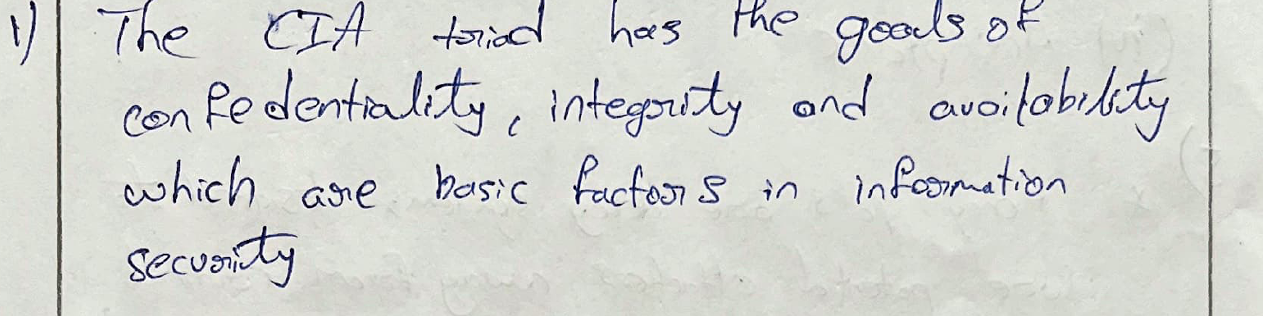
#> input picture Segmented images/1.png, 1263 x 316 px, given in place of 1.jpg, which was not available
$ jupyter execute --allow-errors elastic_trans_test.ipynb   (shell and % lines are left out)
#> lines starting #> are read from the running program, lines starting #| are printed output that depends on the picture; after the words box and inside, x2 and y2 are one past the last pixel; in counts of white or black regions, pixels touching at a corner belong together; pictures that were not available may be replaced by others from this repository, and a replacement may not be noted
[cell 1]
import numpy as np
import pandas as pd
import cv2
from scipy.ndimage.interpolation import map_coordinates
from scipy.ndimage.filters import gaussian_filter
import matplotlib.pyplot as plt
import tifffile as tiff

[cell 2]
def elastic_transform(image, alpha, sigma, alpha_affine, random_state=None):
    """Elastic deformation of images as described in [Simard2003]_ (with modifications).
    .. [Simard2003] Simard, Steinkraus and Platt, "Best Practices for
         Convolutional Neural Networks applied to Visual Document Analysis", in
         Proc. of the International Conference on Document Analysis and
         Recognition, 2003.

     Based on https://gist.github.com/erniejunior/601cdf56d2b424757de5
    """
    if random_state is None:
        random_state = np.random.RandomState(None)

    shape = image.shape
    shape_size = shape[:2]

    # Random affine
    center_square = np.float32(shape_size) // 2
    square_size = min(shape_size) // 3
    pts1 = np.float32([center_square + square_size, [center_square[0]+square_size, center_square[1]-square_size], center_square - square_size])
    pts2 = pts1 + random_state.uniform(-alpha_affine, alpha_affine, size=pts1.shape).astype(np.float32)
    M = cv2.getAffineTransform(pts1, pts2)
    image = cv2.warpAffine(image, M, shape_size[::-1], borderMode=cv2.BORDER_CONSTANT)

    dx = gaussian_filter((random_state.rand(*shape) * 2 - 1), sigma) * alpha
    dy = gaussian_filter((random_state.rand(*shape) * 2 - 1), sigma) * alpha
    dz = np.zeros_like(dx)

    x, y, z = np.meshgrid(np.arange(shape[1]), np.arange(shape[0]), np.arange(shape[2]))
    indices = np.reshape(y+dy, (-1, 1)), np.reshape(x+dx, (-1, 1)), np.reshape(z, (-1, 1))

    return map_coordinates(image, indices, order=1, mode='nearest').reshape(shape)

[cell 3]
def draw_grid(im, grid_size):
    # Draw grid lines
    for i in range(0, im.shape[1], grid_size):
        cv2.line(im, (i, 0), (i, im.shape[0]), color=(0,))
    for j in range(0, im.shape[0], grid_size):
        cv2.line(im, (0, j), (im.shape[1], j), color=(0,))

# Load images
im = cv2.imread("1.jpg", -1)
#> im is the input picture: shape (316, 1263, 3); mean B, G, R 208.6, 213.3, 211.3
im_mask = cv2.imread("1.tiff", -1)
print(im.shape, im_mask.shape)
#| (316, 1263, 3) (316, 1263, 3)
plt.figure(figsize=(12,6))
plt.subplot(121)
plt.imshow(im,cmap='brg')
plt.subplot(122)
plt.imshow(im_mask,cmap='gray')
plt.show()
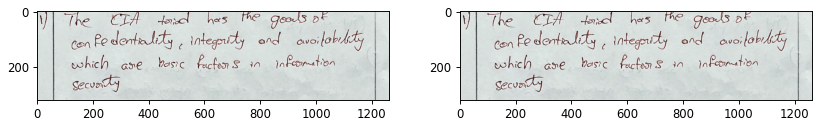
#> figure drawn by matplotlib, 2 panels; B, G, R data is drawn as R, G, B
# Draw grid lines
# draw_grid(im, 50)
# draw_grid(im_mask, 50)
im = cv2.cvtColor(im,cv2.COLOR_BGR2GRAY)
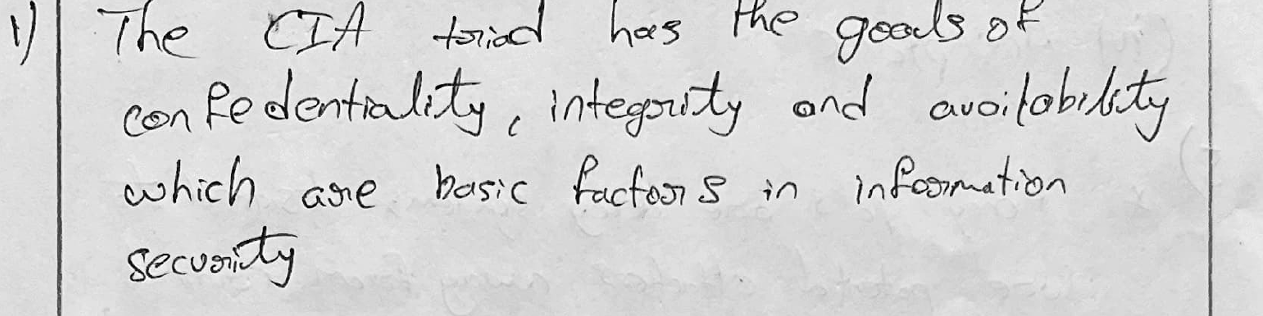
#> im: shape (316, 1263); min 0, max 255, mean 212.1
# Merge images into separete channels (shape will be (cols, rols, 2))
#> (the rest of this cell did not finish here and is left out)

#> (a cell that did not finish here is left out)

#> (a cell that did not finish here is left out)

[cell 6]
def elastic_transform(image, alpha, sigma, random_state=None):
    """Elastic deformation of images as described in [Simard2003].

    .. [Simard2003] Simard, Steinkraus and Platt, "Best Practices for
       Convolutional Neural Networks applied to Visual Document Analysis", in
       Proc. of the International Conference on Document Analysis and
       Recognition, 2003.
    """
    if random_state is None:
        random_state = np.random.RandomState(None)

    h, w = image.shape[:2]
    x, y = np.meshgrid(np.arange(w), np.arange(h))
    dx = gaussian_filter((random_state.rand(h,w) * 2 - 1), sigma, mode="constant", cval=0) * alpha
    dy = gaussian_filter((random_state.rand(h,w) * 2 - 1), sigma, mode="constant", cval=0) * alpha
    indices = np.reshape(y+dy, (-1, 1)), np.reshape(x+dx, (-1, 1))

    if len(image.shape) > 2:
        c = image.shape[2]
        distored_image = [map_coordinates(image[:,:,i], indices, order=1, mode='reflect') for i in range(c)]
        distored_image = np.concatenate(distored_image, axis=1)
    else:
        distored_image = map_coordinates(image, indices, order=1, mode='reflect')
    random_state.seed(32)
    return distored_image.reshape(image.shape)

[cell 7]
im = cv2.imread('1.jpg')
#> (the rest of this cell did not finish here and is left out)

[cell 8]
draw_grid(im,200)
#> the loop in draw_grid, `for i in range(0, im.shape[1], grid_size):` made 7 passes
#> i on passes 2 to 7: 200, 400, 600, 800, 1000, 1200
#> after the loop in draw_grid, `for i in range(0, im.shape[1], grid_size):`:
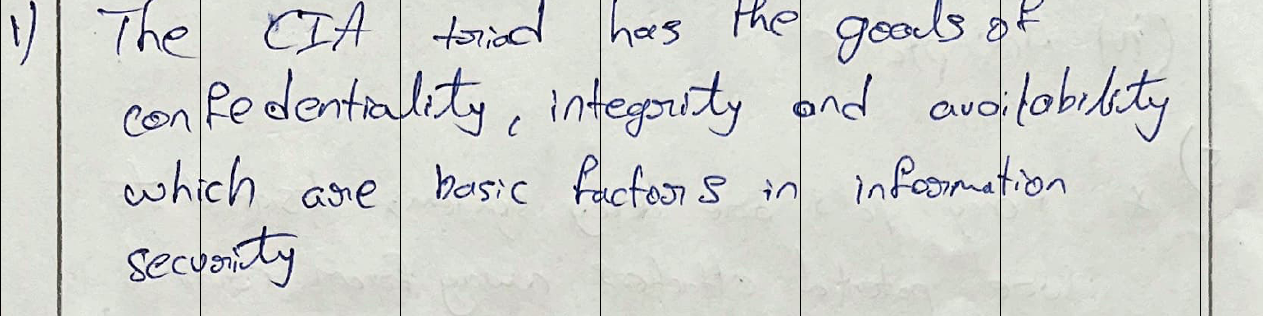
#> im: shape (316, 1263, 3); 0.55% of pixels changed, all inside (x1, y1, x2, y2) = (0, 0, 1201, 316)
#> after the loop in draw_grid, `for j in range(0, im.shape[0], grid_size):`:
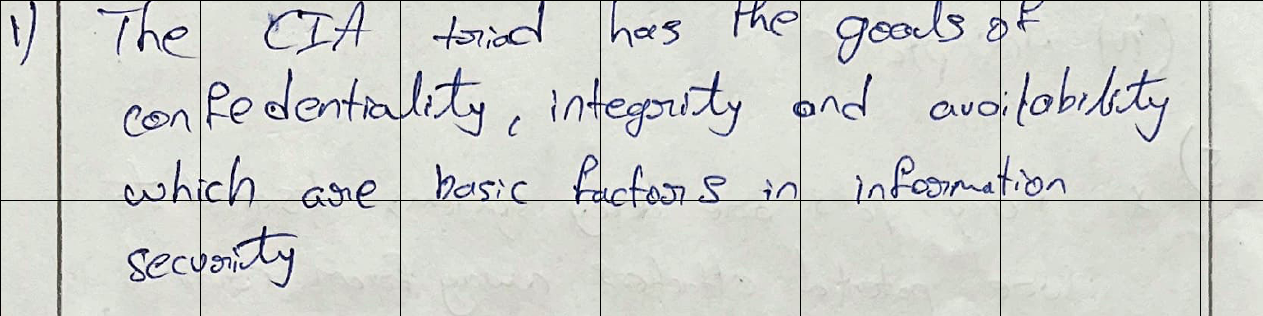
#> im: shape (316, 1263, 3); 0.63% of pixels changed, all inside (x1, y1, x2, y2) = (1, 0, 1263, 201)
# draw_grid(im_mask,200)
plt.figure(figsize=(12,6))
plt.subplot(121)
plt.imshow(im,cmap='gray')
plt.subplot(122)
plt.imshow(im_mask,cmap='gray')

plt.show()
#> figure, not shown here; B, G, R data is drawn as R, G, B

[cell 9]
rand_state = np.random.RandomState(32)

#> (the rest of this cell did not finish here and is left out)

#> (a cell that did not finish here is left out)

[cell 11]
im_mask_t = elastic_transform(im_mask,im_mask.shape[1] * 2, im_mask.shape[1] * 0.06,rand_state)
#> in elastic_transform, `distored_image = [map_coordinates(image[:,:,i], indices, order=1, mode..`: distored_image = 3 items
#> in elastic_transform, `return distored_image.reshape(image.shape)`:
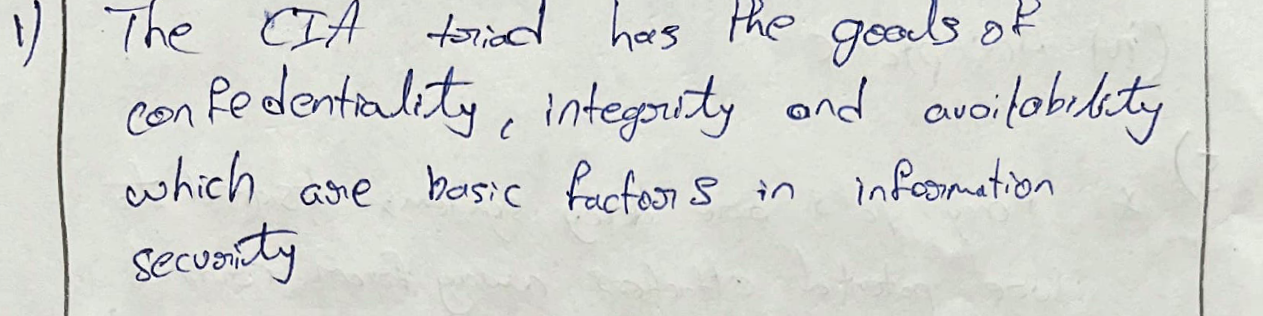
#> returned value: shape (316, 1263, 3); mean of channels 0, 1, 2 208.7, 213.4, 211.5; drawn as B, G, R

[cell 12]
plt.figure(figsize=(12,6))
plt.subplot(121)
plt.imshow(im_mask_t,cmap='gray')
plt.subplot(122)
plt.imshow(im_mask,cmap='gray')

plt.show()
#> figure, not shown here; B, G, R data is drawn as R, G, B

$ run again, with Segmented images/11.png copied over Segmented images/1.png
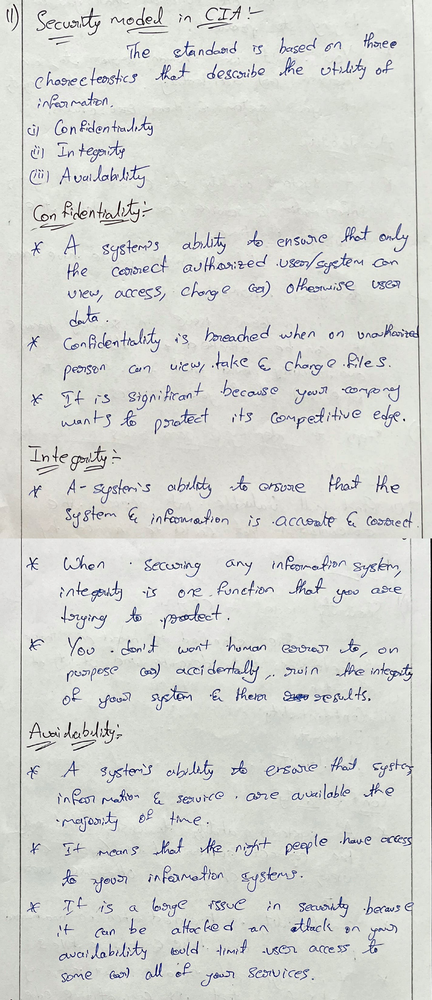
#> input picture Segmented images/11.png, 432 x 1000 px, shrunk from 1296 x 3003 before the run, given in place of 1.jpg, which was not available
#> im is the input picture: shape (1000, 432, 3); mean B, G, R 209.1, 212.9, 211.2
#| (1000, 432, 3) (1000, 432, 3)
#> the loop in draw_grid, `for i in range(0, im.shape[1], grid_size):` made 3 passes
#> i on passes 2 to 3: 200, 400
#> after the loop in draw_grid, `for j in range(0, im.shape[0], grid_size):`:
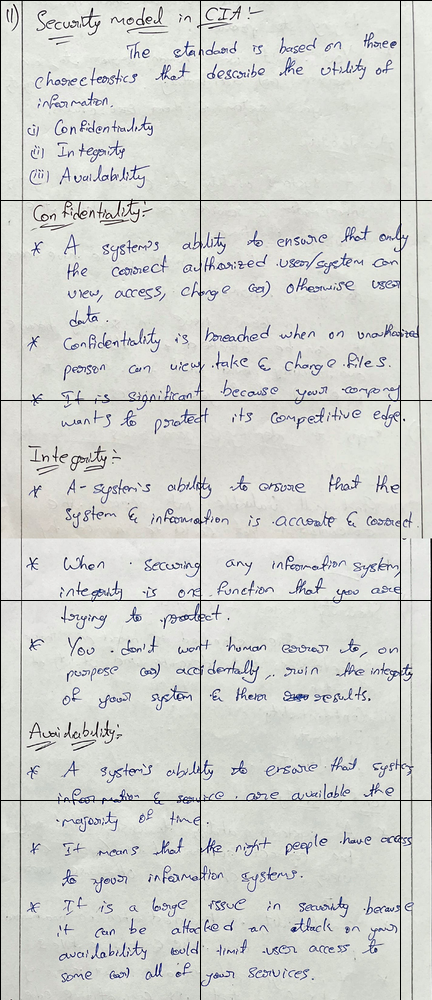
#> im: shape (1000, 432, 3); mean B, G, R 206.6, 210.3, 208.6
#> distored_image = 3 items
#> in elastic_transform, `return distored_image.reshape(image.shape)`:
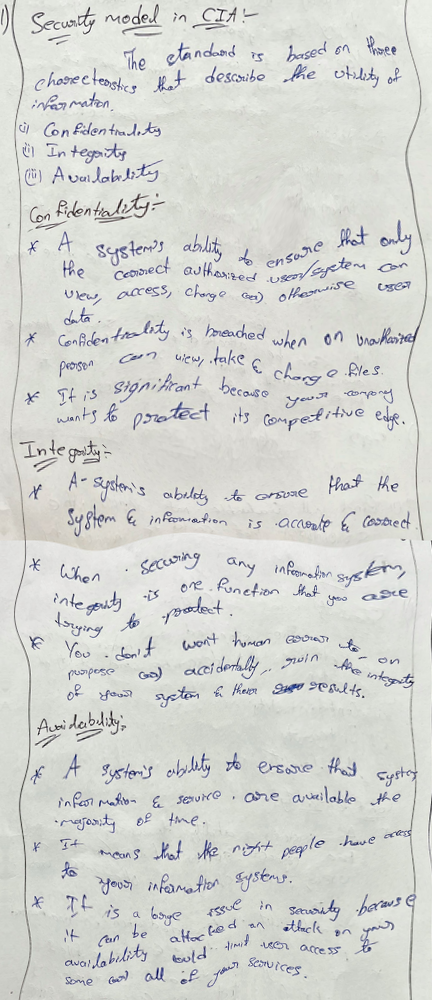
#> returned value: shape (1000, 432, 3); mean of channels 0, 1, 2 209.2, 213, 211.3; drawn as B, G, R

$ run again, with Segmented images/2.png copied over Segmented images/1.png
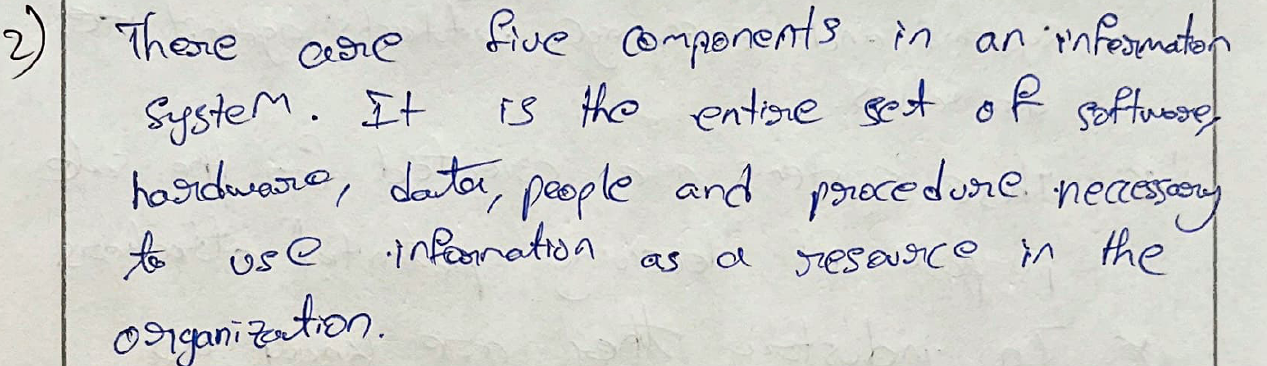
#> input picture Segmented images/2.png, 1267 x 366 px, given in place of 1.jpg, which was not available
#> im is the input picture: shape (366, 1267, 3); mean B, G, R 205.6, 209.1, 208.4
#| (366, 1267, 3) (366, 1267, 3)
#> the loop in draw_grid, `for i in range(0, im.shape[1], grid_size):` made 7 passes
#> i on passes 2 to 7: 200, 400, 600, 800, 1000, 1200
#> after the loop in draw_grid, `for j in range(0, im.shape[0], grid_size):`:
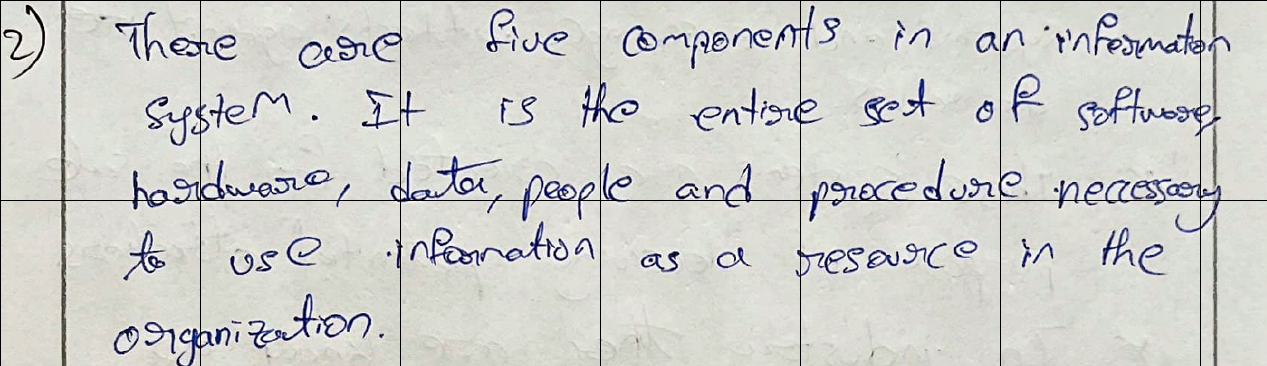
#> im: shape (366, 1267, 3); mean B, G, R 203.4, 206.8, 206.1
#> distored_image = 3 items
#> in elastic_transform, `return distored_image.reshape(image.shape)`:
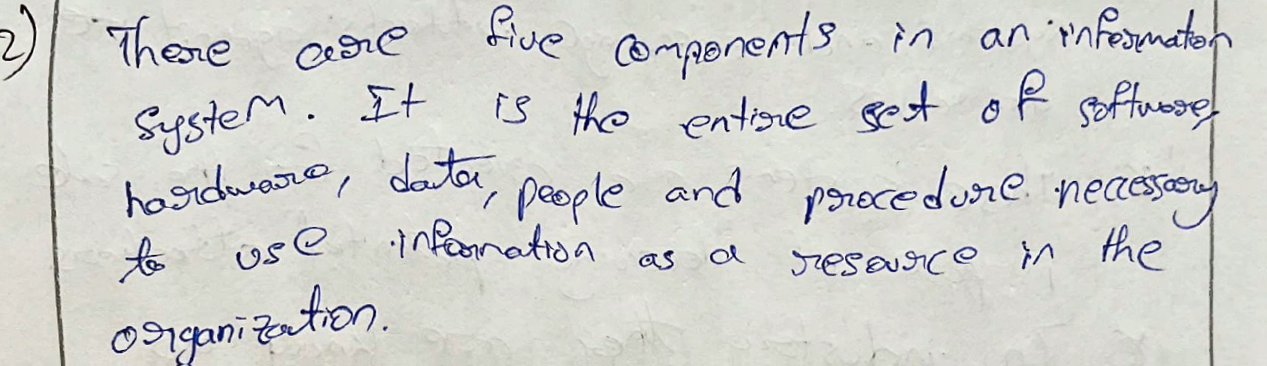
#> returned value: shape (366, 1267, 3); mean of channels 0, 1, 2 205.6, 209.1, 208.4; drawn as B, G, R

$ run again, with Segmented images/3.png copied over Segmented images/1.png
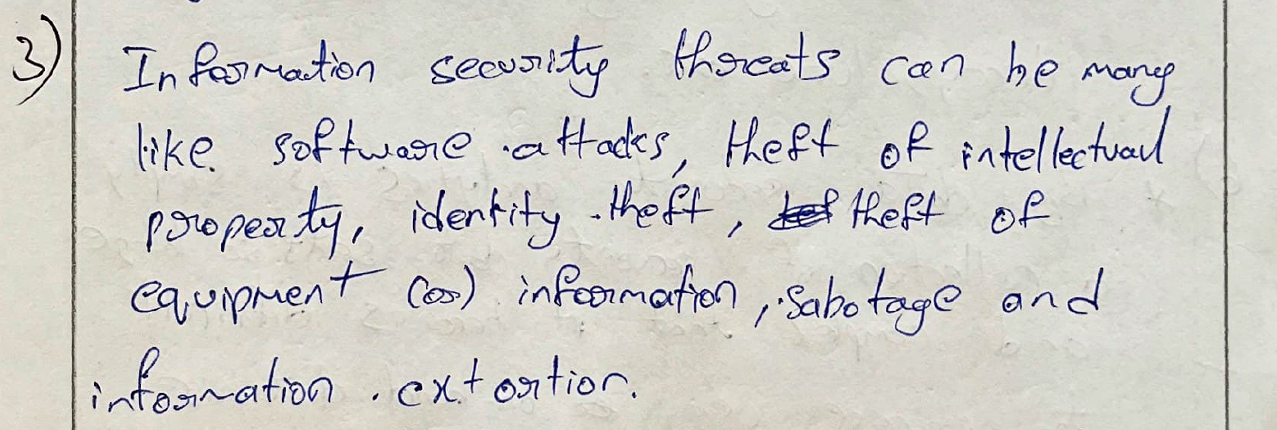
#> input picture Segmented images/3.png, 1277 x 430 px, given in place of 1.jpg, which was not available
#> im is the input picture: shape (430, 1277, 3); mean B, G, R 201, 206.7, 207.9
#| (430, 1277, 3) (430, 1277, 3)
#> the loop in draw_grid, `for i in range(0, im.shape[1], grid_size):` made 7 passes
#> i on passes 2 to 7: 200, 400, 600, 800, 1000, 1200
#> after the loop in draw_grid, `for j in range(0, im.shape[0], grid_size):`:
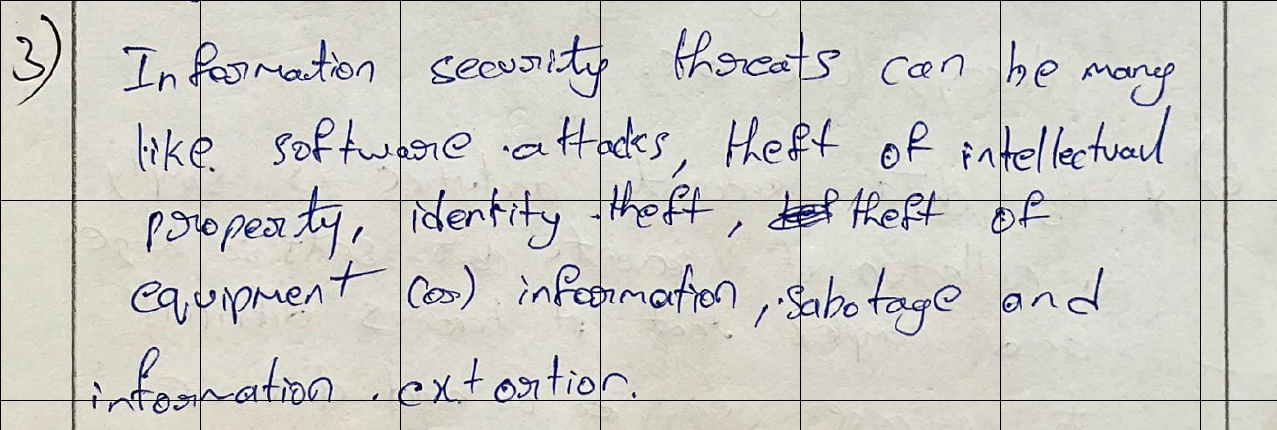
#> im: shape (430, 1277, 3); mean B, G, R 198.5, 204.1, 205.3
#> distored_image = 3 items
#> in elastic_transform, `return distored_image.reshape(image.shape)`:
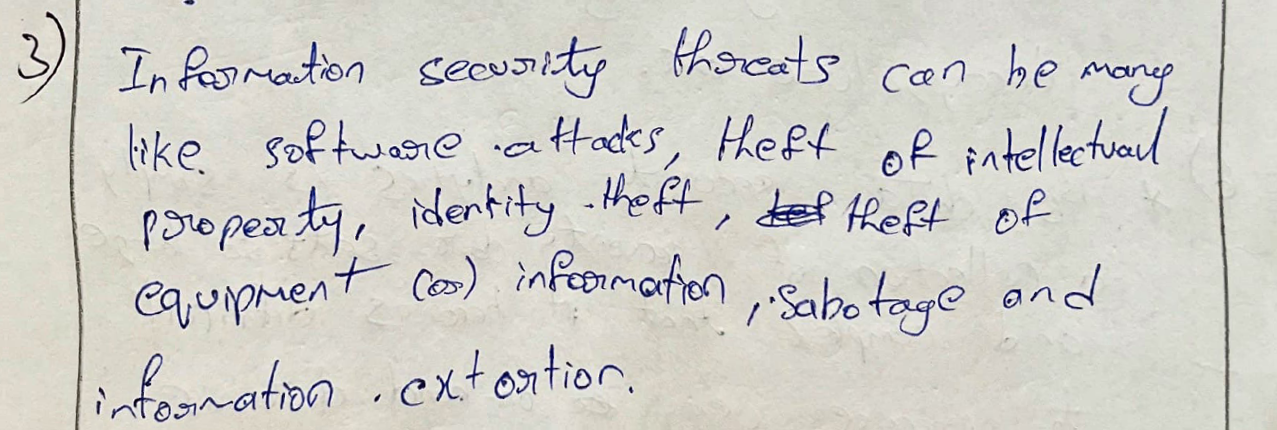
#> returned value: shape (430, 1277, 3); mean of channels 0, 1, 2 201, 206.8, 208; drawn as B, G, R
